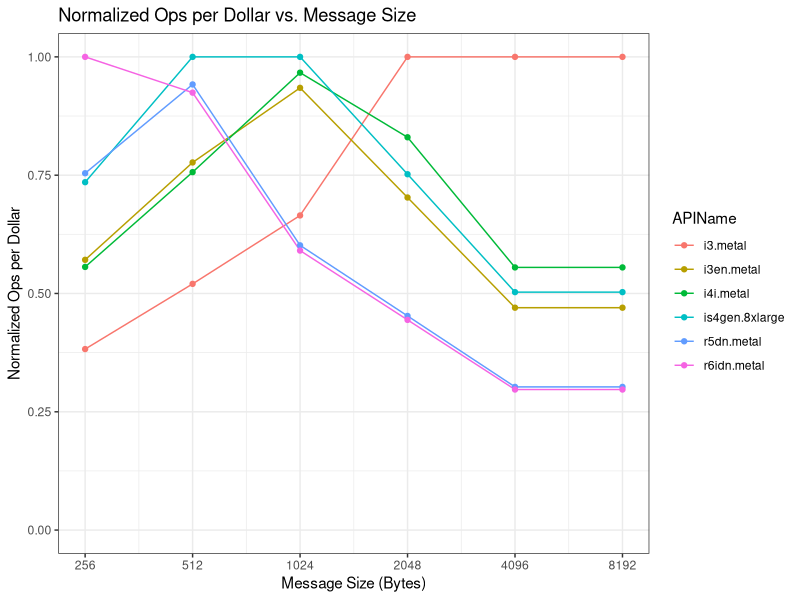

The R source for this figure:
# Load necessary libraries
library(ggplot2)
library(sqldf)
library(dplyr)
library(tidyr)
options(scipen = 999)

# Read the data from CSV files
specs <- read.csv("./specs.csv")
iops <- read.csv("./../ssd/measurements/ssd_write_iops.csv")
packets <- read.csv("./../message_rate/measurements/packet.csv")

# Calculate the average packets per instance type
packets_avg <- sqldf("
  SELECT
    AVG(packets) AS packets,
    instance_type
  FROM packets
  GROUP BY instance_type
")

# Combine the data from specs, iops, and packets
combined <- sqldf("
  SELECT
    s.*,
    i.avg,
    i.instance_type AS iops_instance_type,
    p.packets
  FROM specs AS s
  JOIN iops AS i ON s.APIName = i.instance_type
  JOIN packets_avg AS p ON s.APIName = p.instance_type
")

# Calculate measured IOPS scaled by the number of SSDs
combined$measured_iops_scaled <- combined$avg * combined$SSDs

# Calculate SSD Bandwidth in Bytes/sec
combined$SSD_Bandwidth_BytesPerSec <- combined$measured_iops_scaled * 4096  # 1 MB = 1048576 Bytes

# Define message sizes in bytes
message_sizes <- c(256, 512, 1024, 2048, 4096, 8192)

# Expand the combined data for each message size
combined_expanded <- combined %>%
  crossing(MessageSize = message_sizes)

# Calculate SSD-limited Ops/sec for each message size
combined_expanded <- combined_expanded %>%
  mutate(SSD_limited_OpsPerSec = SSD_Bandwidth_BytesPerSec / MessageSize)

# Determine Max Ops/sec as the minimum of packets and SSD-limited Ops/sec
combined_expanded <- combined_expanded %>%
  mutate(Max_OpsPerSec = pmin(packets, SSD_limited_OpsPerSec))

# Calculate Ops per Dollar using the On-Demand price
combined_expanded <- combined_expanded %>%
  mutate(OpsPerDollar = (Max_OpsPerSec * 3600) / OnDemand)

# Normalize OpsPerDollar against the maximum value for each message size
combined_expanded <- combined_expanded %>%
  group_by(MessageSize) %>%
  mutate(Normalized_OpsPerDollar = OpsPerDollar / max(OpsPerDollar, na.rm = TRUE)) %>%
  ungroup()

# Optional: Plot the normalized Ops per Dollar against message sizes
ggplot(combined_expanded, aes(x = MessageSize, y = Normalized_OpsPerDollar, color = APIName)) +
  geom_line() +
  geom_point() +
  expand_limits(y=0) +
  scale_x_log10(breaks = message_sizes) +
  labs(
    title = "Normalized Ops per Dollar vs. Message Size",
    x = "Message Size (Bytes)",
    y = "Normalized Ops per Dollar"
  ) +
  theme_bw()
  

sqldf("SELECT AVG(Normalized_OpsPerDollar) as score, APIName FROM combined_expanded GROUP BY APIName ORDER BY score DESC")
